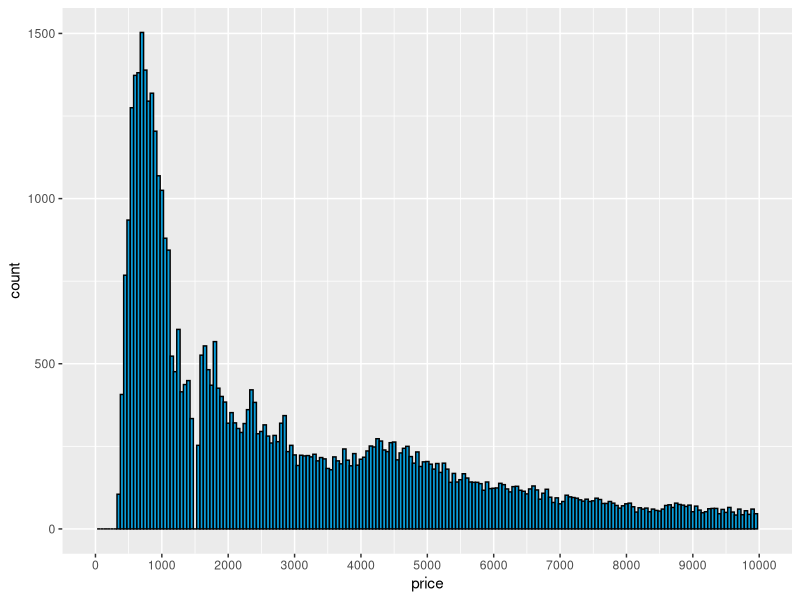
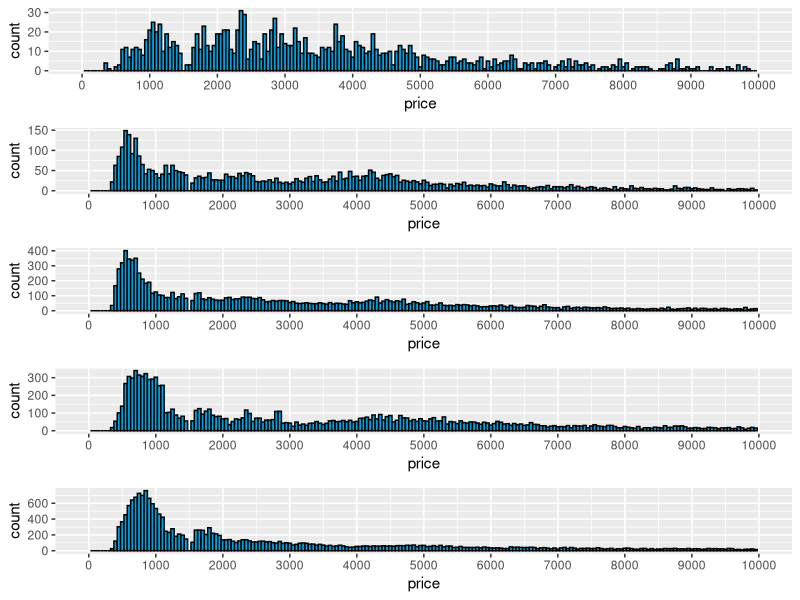

Here is the R script that generated these plots, in order: (Note: this script raises an error after producing the figures.)
library(ggplot2)
library(gridExtra)
data(diamonds)

summary(diamonds)

str(diamonds)

by(diamonds$price,diamonds$color, summary)

?diamonds


ggplot(aes(x = price ), data = diamonds)+
  geom_histogram(binwidth = 50,color = 'black', fill = '#099DD9') +
  scale_x_continuous(limits = c(0, 10000), breaks = seq(0, 10000, 1000))

summary(diamonds$price)

diamonds$less_500 <- ifelse(diamonds$price>=15000,TRUE,FALSE)

summary(diamonds$less_500)

Fair <- ggplot(aes(x = price), data = subset(diamonds, cut == 'Fair')) +
  geom_histogram(binwidth = 50,color = 'black', fill = '#099DD9') +
  scale_x_continuous(limits = c(0, 10000), breaks = seq(0, 10000, 1000))


Good <- ggplot(aes(x = price), data = subset(diamonds, cut == 'Good')) +
  geom_histogram(binwidth = 50,color = 'black', fill = '#099DD9') +
  scale_x_continuous(limits = c(0, 10000), breaks = seq(0, 10000, 1000))


V_Good <- ggplot(aes(x = price), data = subset(diamonds, cut == 'Very Good')) +
  geom_histogram(binwidth = 50,color = 'black', fill = '#099DD9') +
  scale_x_continuous(limits = c(0, 10000), breaks = seq(0, 10000, 1000))


Prem <- ggplot(aes(x = price), data = subset(diamonds, cut == 'Premium')) +
  geom_histogram(binwidth = 50,color = 'black', fill = '#099DD9') +
  scale_x_continuous(limits = c(0, 10000), breaks = seq(0, 10000, 1000))


Ideal <- ggplot(aes(x = price), data = subset(diamonds, cut == 'Ideal')) +
  geom_histogram(binwidth = 50,color = 'black', fill = '#099DD9') +
  scale_x_continuous(limits = c(0, 10000), breaks = seq(0, 10000, 1000))

grid.arrange(Fair, Good, V_Good,Prem, Ideal, ncol=1)

?aes

diamonds$priceCarat <- diamonds$price/diamonds$carat
ASAAAAAAAAA

ggplot(aes(x = priceCarat ), data = diamonds) +
  geom_histogram(color = 'black', fill = '#099DD9') +
  scale_x_log10() +
  facet_wrap(~cut, scales = "free_y")

?facet_wrap

by(diamonds$priceCarat, diamonds$color, summary)

ggplot(aes(y = priceCarat, x = color),
       data = diamonds) + 
  geom_boxplot(aes(color = color)) +
  coord_cartesian()

7695-1860

4214-911


ggplot(aes(x = carat),
       data = diamonds) +
  geom_freqpoly(binwidth=0.05) +
  scale_x_continuous(limits = c(0, 2), breaks = seq(0, 2,0.2))

?geom_freqpoly

?seq

?scale_x_log10()

??breaks
